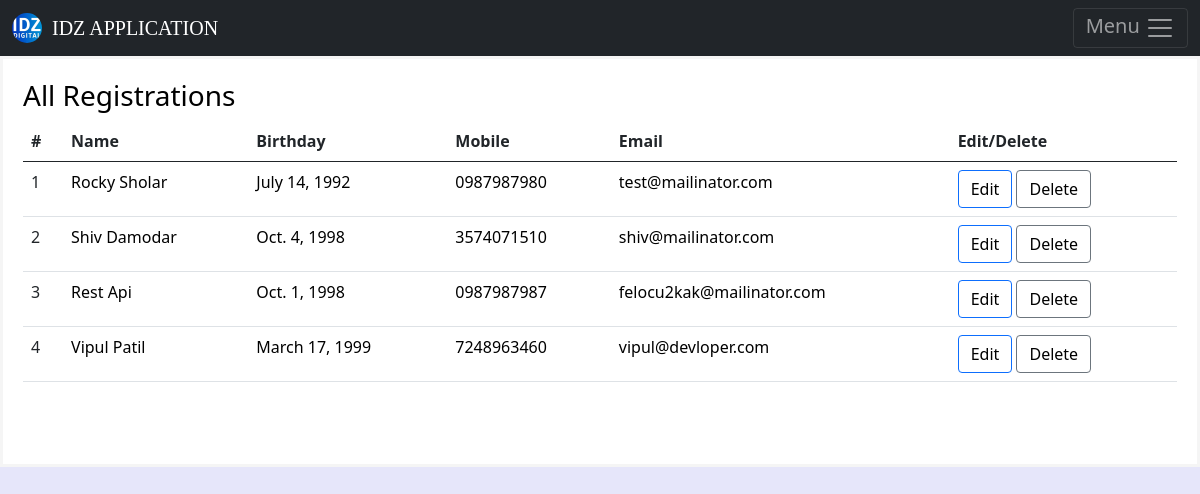
The page / on the database its author committed.
### IDZapk/models.py (models this page shows, shortened)
class UserRegistration(models.Model):
	first_name = models.CharField(max_length=122)
	last_name = models.CharField(max_length=122)
	mobile_number= models.CharField(max_length=100)
	email= models.CharField(max_length=122)
	birthdate = models.DateField()
	last_updated_date = models.DateTimeField(auto_now=True) #auto_now used for last_updated_date and #auto_now_add used for created_date

### IDZapk/views.py (the view)
# urls.py: path('',views.UsersDetail.as_view(), name='usersdetail'),
class UsersDetail(ListView):
	model = UserRegistration
	template_name = 'usersdetail.html'
	ordering = ['-last_updated_date']
	paginate_by = 6

### templates/usersdetail.html (shortened to what this page needs)
{% extends 'base.html' %}
{% block content %}
                <div class="msg8">
             {% if messages %}
             {% for message in messages %}
       {{ message | safe }}
             {% endfor %}
             {% else %}
             <h3 align="left">All Registrations</h3>
             {% endif %}
             <div class="table-responsive">
             <table class="table" >
             <thead>
             <tr>
             <th>#</th>
             <th scope="col">Name</th>
             <th scope="col">Birthday</th>
             <th>Mobile</th>
             <th>Email</th>
             <th>Edit/Delete</th>
             </tr>
             </thead>
             <tbody>
              {% for user in object_list %}
            <tr>
            <td>{{forloop.counter}}</td>
             <td><a href="update/{{user.pk}}">{{user.first_name}} {{user.last_name}}</a></td>
             <td><a href="update/{{user.pk}}">{{user.birthdate}}</a></td>
             <td><a href="update/{{user.pk}}">{{user.mobile_number}}</a></td>
             <td><a href="update/{{user.pk}}">{{user.email}}</a></td>
             <td><a class="btn btn-primary" href="update/{{user.pk}}" >Edit</a>  <a href="delete/{{user.pk}}" class="btn btn-secondary" >Delete</a></td>
             </tr>
             {% endfor %}
             </tbody>
             </table>
              </div>
                </div>
{% endblock %}

### IDZapk/static/style.css (style rules this page uses)
a:link { color:black; background-color: transparent; text-decoration:none; }
.msg8 { margin: auto; padding: 20px; height: auto; border-width: 2px; border:solid; border-color:whitesmoke; color: black ; box-sizing: border-box; background-color: white; }

### rows shown on the page
UserRegistration: first_name "Rocky", last_name "Sholar", birthdate "July 14, 1992", mobile_number "0987987980", email "test@mailinator.com"
UserRegistration: first_name "Shiv", last_name "Damodar", birthdate "Oct. 4, 1998", mobile_number "3574071510", email "shiv@mailinator.com"
UserRegistration: first_name "Rest", last_name "Api", birthdate "Oct. 1, 1998", mobile_number "0987987987", email "felocu2kak@mailinator.com"
UserRegistration: first_name "Vipul", last_name "Patil", birthdate "March 17, 1999", mobile_number "7248963460", email "vipul@devloper.com"
